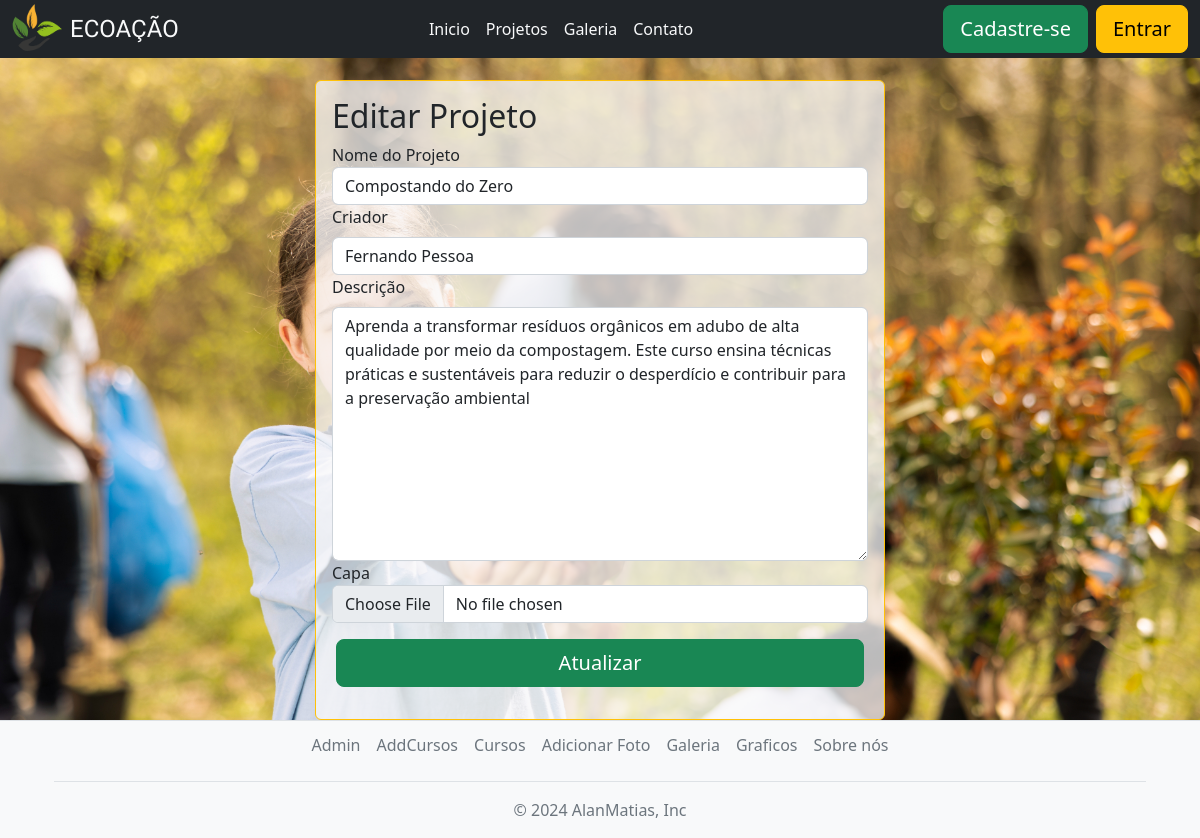
The page /editarProjeto/1 on the database its author committed.
### appHome/models.py (models this page shows)
class Projeto(models.Model):
  nome = models.CharField(max_length=100)
  criador = models.CharField(max_length=100)
  descricao = models.CharField(max_length=255)
  capa = models.ImageField(upload_to='imagens/')
  valor = models.DecimalField(max_digits=10,decimal_places=2)
  vagas = models.IntegerField()

### appHome/views.py (the view)
# urls.py: path('editarProjeto/<int:id_projeto>', views.editarProjeto, name='editar_projeto'),
def editarProjeto(request, id_projeto):
	projeto = Projeto.objects.get(id=id_projeto)
	form = ProjetoForm(request.POST or None, instance=projeto)
	if request.POST:
		if form.is_valid():
			form.save()
			messages.success(request, "Projeto Atualizado com sucesso!")
			return redirect('lista_usuarios')
	context = {
		'form':form
	}
	return render(request,'editar_projeto.html', context)

### appHome/forms.py
class ProjetoForm(forms.ModelForm):
    class Meta:
        model = Projeto
        fields = ['nome','criador','descricao','capa','valor','vagas']
        widgets = {
            'nome': forms.TextInput(attrs={'class': 'form-control', 'placeholder': 'nome do projeto'}),
            'criador': forms.TextInput(attrs={'class': 'form-control', 'placeholder': 'Nome do responsavel pelo projeto'}),
            'descricao': forms.Textarea(attrs={'class': 'form-control', 'placeholder': 'descreve brevemente o projeto'}),
            'capa': forms.FileInput(attrs={'accept': 'image/*','class': 'form-control', 'placeholder': 'selecione'}),
            'valor':forms.NumberInput(attrs={'step': '0.01','class': 'form-control','placeholder': 'Valor de venda'}),
            'vagas':forms.NumberInput(attrs={'class': 'form-control','placeholder': 'Quantidade de vagas'})
        }

### appHome/templates/editar_projeto.html (shortened to what this page needs)
{% extends 'baseBotoes.html' %}
{% load static %}
{% block conteudo %}
<div class="container ">
  <div class="row justify-content-center">
    <div class="col-md-6  border border-warning rounded p-3 bg-light bg-opacity-75">
      <h2>Editar Projeto</h2>
      <form method="POST" enctype="multipart/form-data">
        <label class="'form-label ">Nome do Projeto</label>
        {{ form.nome }}
        <label class="form-label ">Criador</label>
        {{ form.criador }}
        <label class="form-label ">Descrição</label>
        {{ form.descricao }}
        <label class="'form-label ">Capa</label>
        {{ form.capa }}
        <div class="row p-3">
          <button type="submit" class="btn btn-lg btn-success">Atualizar</button>
        </div>
      </form>
    </div>
  </div>
</div>
{% endblock %}

### appHome/static/estilo.css (style rules this page uses)
body { display: flex; flex-direction: column; min-height: 100vh; background-image: url('images/bgpage.jpg'); background-size: cover; background-repeat: no-repeat; background-position: center; }
.form-label { margin-bottom: 0.2rem; }

### rows shown on the page
Projeto: nome "Compostando do Zero", criador "Fernando Pessoa", descricao "Aprenda a transformar resíduos orgânicos em adubo de alta qualidade por meio da compostagem. Este curso ensina técnicas práticas e sustentáveis para reduzir o desperdício e contribuir para a preservação ambiental"
